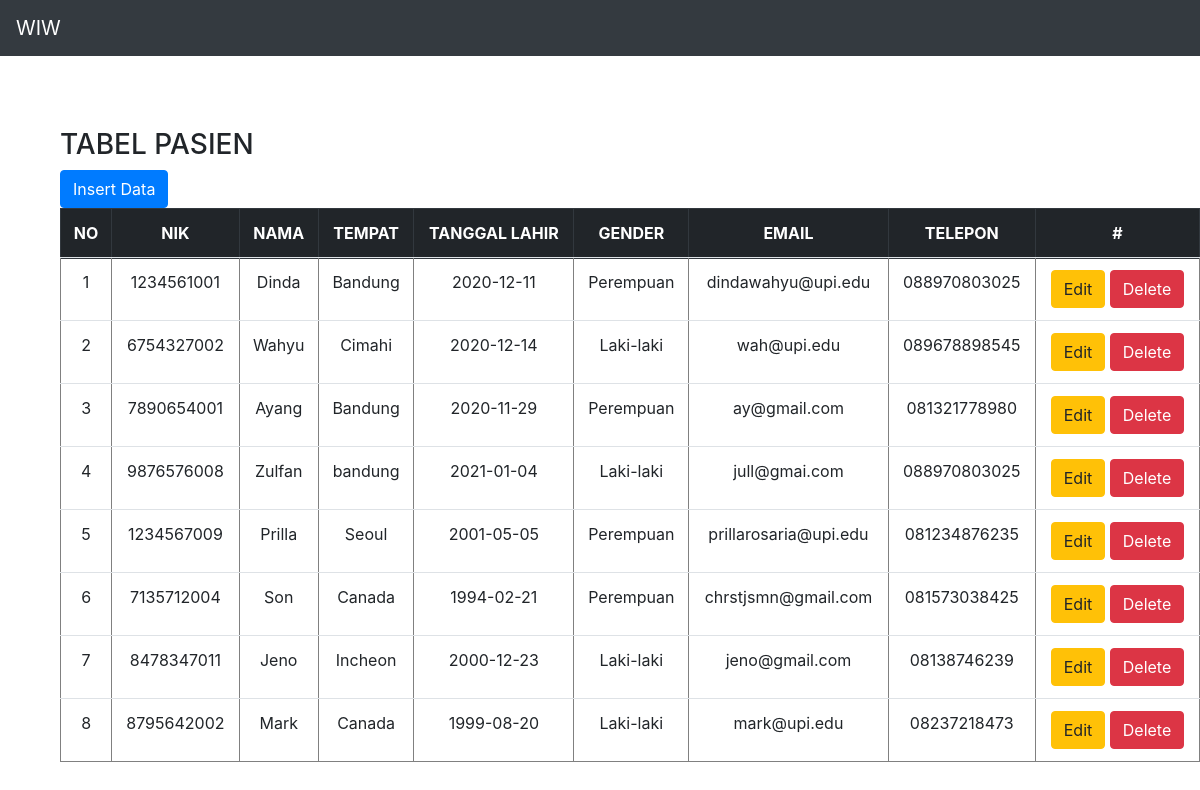
The page / on the database its author committed.
### tables this page shows
CREATE TABLE `pasien` (
  `id` int(11) NOT NULL,
  `nik` varchar(100) NOT NULL,
  `nama` varchar(100) NOT NULL,
  `tempat` varchar(100) NOT NULL,
  `tl` varchar(100) NOT NULL,
  `gender` varchar(10) NOT NULL,
  `email` varchar(100) NOT NULL,
  `telp` varchar(100) NOT NULL
);

### presenter/ProsesPasien.php (called while the page is built, shortened)
<?php
class ProsesPasien implements KontrakPresenter
{
	private $tabelpasien;
	private $data = [];
	function ProsesPasien()
	{
		try {
			$db_host = "localhost";
			$db_user = "root";
			$db_password = "";
			$db_name = "mvp_01";
			$this->tabelpasien = new TabelPasien($db_host, $db_user, $db_password, $db_name);
			$this->data = array();
		} catch (Exception $e) {
			echo "wiw error" . $e->getMessage();
		}
	}
	function prosesDataPasien()
	{
		try {
			$this->tabelpasien->open();
			$this->tabelpasien->getPasien();
			while ($row = $this->tabelpasien->getResult()) {
				$this->data[] = $row;
			}
		} catch (Exception $e) {
			echo "wiw error part  2" . $e->getMessage();
		}
	}
	function getId($i)
	{
		return $this->data[$i]['id'];
	}
	function getNik($i)
	{
		return $this->data[$i]['nik'];
	}
	function getNama($i)
	{
		return $this->data[$i]['nama'];
	}
	function getTempat($i)
	{
		return $this->data[$i]['tempat'];
	}
	function getTl($i)
	{
		return $this->data[$i]['tl'];
	}
	function getGender($i)
	{
		return $this->data[$i]['gender'];
	}
	function getTelp($i)
	{
		return $this->data[$i]['telp'];
	}
	function getEmail($i)
	{
		return $this->data[$i]['email'];
	}
	function getSize()
	{
		return sizeof($this->data);
	}
}

### index.php (called while the page is built, shortened)
<?php
include("model/Template.class.php");
include("model/DB.class.php");
include("view/TampilPasien.php");
$tp = new TampilPasien();
$data = $tp->tampil();
?>

### model/DB.class.php (called while the page is built, shortened)
<?php
class DB
{
	var $db_host = '';
	var $db_user = '';
	var $db_password = '';
	var $db_name = '';
	var $db_link = '';
	function DB($db_host = '', $db_user = '', $db_password = '', $db_name = '')
	{
		$this->db_host = $db_host;
		$this->db_user = $db_user;
		$this->db_password = $db_password;
		$this->db_name = $db_name;
	}
	function open()
	{
		$this->db_link = mysqli_connect($this->db_host, $this->db_user, $this->db_password, $this->db_name);
	}
	function execute($query = "")
	{
		$this->result = mysqli_query($this->db_link, $query);
		return $this->result;
	}
}

### model/TabelPasien.class.php (called while the page is built, shortened)
<?php
class TabelPasien extends DB
{
	function getPasien()
	{
		$query = "SELECT * FROM pasien";
		return $this->execute($query);
	}
}

### view/TampilPasien.php (the view, shortened to what this page needs)
<?php
include("presenter/ProsesPasien.php");
class TampilPasien implements KontrakView
{
	private $prosespasien;
	function TampilPasien()
	{
		$this->prosespasien = new ProsesPasien();
	}
	function tampil()
	{
		$this->prosespasien->prosesDataPasien();
		$data = null;
		for ($i = 0; $i < $this->prosespasien->getSize(); $i++) {
			$no = $i + 1;
			$data .= "<tr>
			<td>" . $no . "</td>
			<td>" . $this->prosespasien->getNik($i) . "</td>
			<td>" . $this->prosespasien->getNama($i) . "</td>
			<td>" . $this->prosespasien->getTempat($i) . "</td>
			<td>" . $this->prosespasien->getTl($i) . "</td>
			<td>" . $this->prosespasien->getGender($i) . "</td>
			<td>" . $this->prosespasien->getEmail($i) . "</td>
			<td>" . $this->prosespasien->getTelp($i) . "</td>
			<td><a href='edit.php?id_edit=". $this->prosespasien->getid($i). "'class='btn btn-warning''>Edit</a>
			<a href='edit.php?id_hapus=" . $this->prosespasien->getid($i) .  "' class='btn btn-danger''>Delete</a></td>";
		}
	}
}

### model/Template.class.php (shortened to what this page needs)
<?php
class Template{
	var $content = '';
	function Template($filename = ''){
		$this->content = implode('', @file($filename));
	}
	function clear(){
		$this->content = preg_replace("/DATA_[A-Z|_|0-9]+/", "", $this->content);
	}
	function write(){
		print $this->content;
	}
	function replace($old = '', $new = ''){
		if(is_int($new)){
			$value = sprintf("%d", $new);
		}elseif(is_float($new)){
			$value = sprintf("%f", $new);
		}elseif(is_array($new)){
			$value = '';
			foreach( $new as $item){
				$value .= $item. '';
			}
		}else{
			$value = $new;
		}
		$this->content = preg_replace("/$old/",  $value, $this->content);
	}
}

### rows shown on the page
pasien: no "1", nik "1234561001", nama "Dinda", tempat "Bandung", tl "2020-12-11", gender "Perempuan", email "dindawahyu@upi.edu", telp "088970803025"
pasien: no "2", nik "6754327002", nama "Wahyu", tempat "Cimahi", tl "2020-12-14", gender "Laki-laki", email "wah@upi.edu", telp "089678898545"
pasien: no "3", nik "7890654001", nama "Ayang", tempat "Bandung", tl "2020-11-29", gender "Perempuan", email "ay@gmail.com", telp "081321778980"
pasien: no "4", nik "9876576008", nama "Zulfan", tempat "bandung", tl "2021-01-04", gender "Laki-laki", email "jull@gmai.com", telp "088970803025"
pasien: no "5", nik "1234567009", nama "Prilla", tempat "Seoul", tl "2001-05-05", gender "Perempuan", email "prillarosaria@upi.edu", telp "081234876235"
pasien: no "6", nik "7135712004", nama "Son", tempat "Canada", tl "1994-02-21", gender "Perempuan", email "chrstjsmn@gmail.com", telp "081573038425"
pasien: no "7", nik "8478347011", nama "Jeno", tempat "Incheon", tl "2000-12-23", gender "Laki-laki", email "jeno@gmail.com", telp "08138746239"
pasien: no "8", nik "8795642002", nama "Mark", tempat "Canada", tl "1999-08-20", gender "Laki-laki", email "mark@upi.edu", telp "08237218473"

### other values the page prints
$this->content "WIW TABEL PASIEN Insert Data NO NIK NAMA TEMPAT TANGGAL LAHIR GENDER EMAIL TELEPON #"
